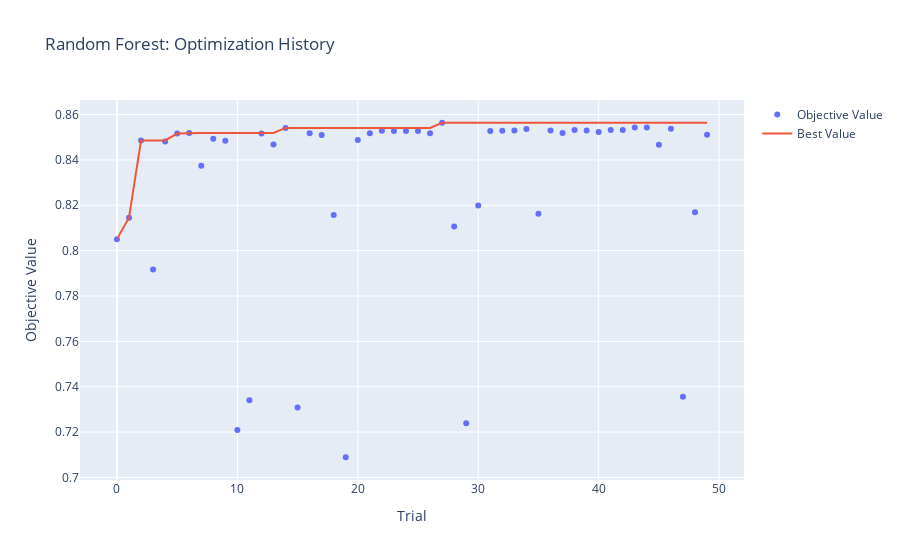
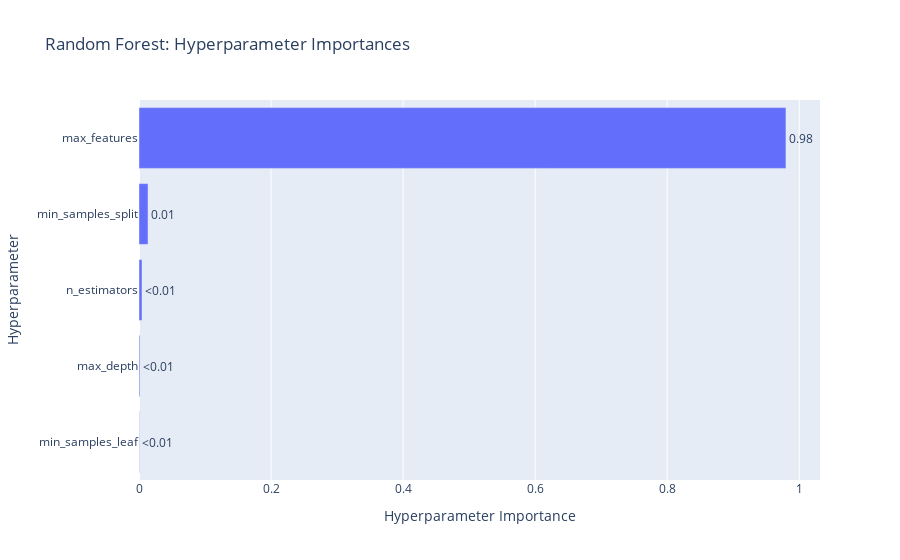

The cell these charts' notebook holds for them, in order:
### Code cell
# Visualize optimization history
fig1 = plot_optimization_history(study_rf)
fig1.update_layout(title="Random Forest: Optimization History")
fig1.show()

# Visualize parameter importances
fig2 = plot_param_importances(study_rf)
fig2.update_layout(title="Random Forest: Hyperparameter Importances")
fig2.show()

### Figure 1 — Plotly figure (JSON) as saved in the notebook; plotly's stock layout.template omitted (floating-point values rounded to 4 significant figures)
{"data": [{"mode": "markers", "name": "Objective Value", "type": "scatter", "x": [0, 1, 2, 3, 4, 5, 6, 7, 8, 9, 10, 11, 12, 13, 14, 15, 16, 17, 18, 19, 20, 21, 22, 23, 24, 25, 26, 27, 28, 29, 30, 31, 32, 33, 34, 35, 36, 37, 38, 39, 40, 41, 42, 43, 44, 45, 46, 47, 48, 49], "y": [0.8051, 0.8145, 0.8486, 0.7917, 0.8481, 0.8516, 0.8519, 0.8374, 0.8493, 0.8485, 0.7209, 0.7341, 0.8516, 0.8467, 0.8541, 0.7309, 0.8517, 0.8509, 0.8157, 0.7089, 0.8487, 0.8517, 0.8528, 0.8527, 0.8527, 0.8527, 0.8518, 0.8564, 0.8106, 0.7239, 0.8199, 0.8527, 0.8529, 0.853, 0.8536, 0.8162, 0.853, 0.8519, 0.8532, 0.8529, 0.8522, 0.8532, 0.8532, 0.8543, 0.8543, 0.8466, 0.8537, 0.7356, 0.8169, 0.8511]}, {"mode": "lines", "name": "Best Value", "type": "scatter", "x": [0, 1, 2, 3, 4, 5, 6, 7, 8, 9, 10, 11, 12, 13, 14, 15, 16, 17, 18, 19, 20, 21, 22, 23, 24, 25, 26, 27, 28, 29, 30, 31, 32, 33, 34, 35, 36, 37, 38, 39, 40, 41, 42, 43, 44, 45, 46, 47, 48, 49], "y": [0.8051, 0.8145, 0.8486, 0.8486, 0.8486, 0.8516, 0.8519, 0.8519, 0.8519, 0.8519, 0.8519, 0.8519, 0.8519, 0.8519, 0.8541, 0.8541, 0.8541, 0.8541, 0.8541, 0.8541, 0.8541, 0.8541, 0.8541, 0.8541, 0.8541, 0.8541, 0.8541, 0.8564, 0.8564, 0.8564, 0.8564, 0.8564, 0.8564, 0.8564, 0.8564, 0.8564, 0.8564, 0.8564, 0.8564, 0.8564, 0.8564, 0.8564, 0.8564, 0.8564, 0.8564, 0.8564, 0.8564, 0.8564, 0.8564, 0.8564]}, {"marker": {"color": "#cccccc"}, "mode": "markers", "name": "Infeasible Trial", "showlegend": false, "type": "scatter", "x": [], "y": []}], "layout": {"title": {"text": "Random Forest: Optimization History"}, "xaxis": {"title": {"text": "Trial"}}, "yaxis": {"title": {"text": "Objective Value"}}}}

### Figure 2 — Plotly figure (JSON) as saved in the notebook; plotly's stock layout.template omitted (floating-point values rounded to 4 significant figures)
{"data": [{"cliponaxis": false, "hovertemplate": ["min_samples_leaf (IntDistribution): 0.0005654535347186882<extra></extra>", "max_depth (IntDistribution): 0.0013685767708685277<extra></extra>", "n_estimators (IntDistribution): 0.0045171301161247455<extra></extra>", "min_samples_split (IntDistribution): 0.013698230505376474<extra></extra>", "max_features (CategoricalDistribution): 0.9798506090729115<extra></extra>"], "name": "Objective Value", "orientation": "h", "text": ["<0.01", "<0.01", "<0.01", "0.01", "0.98"], "textposition": "outside", "type": "bar", "x": [0.0005655, 0.001369, 0.004517, 0.0137, 0.9799], "y": ["min_samples_leaf", "max_depth", "n_estimators", "min_samples_split", "max_features"]}], "layout": {"title": {"text": "Random Forest: Hyperparameter Importances"}, "xaxis": {"title": {"text": "Hyperparameter Importance"}}, "yaxis": {"title": {"text": "Hyperparameter"}}}}
